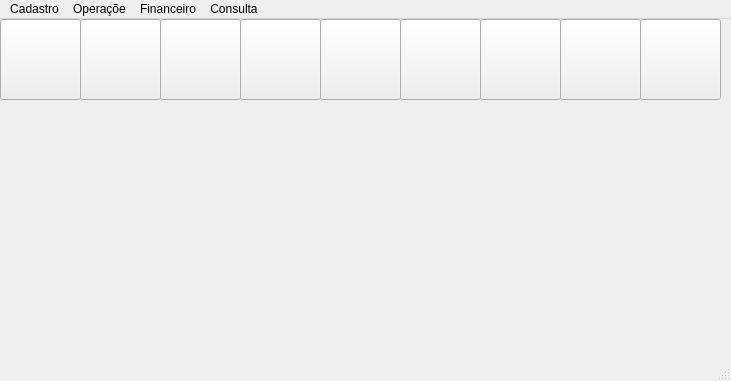
<?xml version="1.0" encoding="UTF-8"?>
<ui version="4.0">
 <class>MainWindow</class>
 <widget class="QMainWindow" name="MainWindow">
  <property name="geometry">
   <rect>
    <x>0</x>
    <y>0</y>
    <width>731</width>
    <height>381</height>
   </rect>
  </property>
  <property name="windowTitle">
   <string>MainWindow</string>
  </property>
  <widget class="QWidget" name="centralwidget">
   <widget class="QLabel" name="label">
    <property name="geometry">
     <rect>
      <x>260</x>
      <y>200</y>
      <width>191</width>
      <height>81</height>
     </rect>
    </property>
    <property name="styleSheet">
     <string notr="true">image:url(:/logo_empresa/icons/logo_empresa.png)</string>
    </property>
    <property name="text">
     <string/>
    </property>
   </widget>
   <widget class="QPushButton" name="bt_cliente">
    <property name="geometry">
     <rect>
      <x>0</x>
      <y>0</y>
      <width>81</width>
      <height>81</height>
     </rect>
    </property>
    <property name="text">
     <string/>
    </property>
   </widget>
   <widget class="QLabel" name="label_2">
    <property name="geometry">
     <rect>
      <x>10</x>
      <y>10</y>
      <width>61</width>
      <height>51</height>
     </rect>
    </property>
    <property name="styleSheet">
     <string notr="true">image:url(:/icon_cliente/icons/cliente.png)</string>
    </property>
    <property name="text">
     <string/>
    </property>
   </widget>
   <widget class="QPushButton" name="bt_fornecedor">
    <property name="geometry">
     <rect>
      <x>80</x>
      <y>0</y>
      <width>81</width>
      <height>81</height>
     </rect>
    </property>
    <property name="text">
     <string/>
    </property>
   </widget>
   <widget class="QLabel" name="label_3">
    <property name="geometry">
     <rect>
      <x>90</x>
      <y>10</y>
      <width>61</width>
      <height>51</height>
     </rect>
    </property>
    <property name="styleSheet">
     <string notr="true">image:url(:/icon_fornecedor/icons/fornecedor.png)
</string>
    </property>
    <property name="text">
     <string/>
    </property>
   </widget>
   <widget class="QPushButton" name="b_produtos">
    <property name="geometry">
     <rect>
      <x>160</x>
      <y>0</y>
      <width>81</width>
      <height>81</height>
     </rect>
    </property>
    <property name="text">
     <string/>
    </property>
   </widget>
   <widget class="QLabel" name="label_4">
    <property name="geometry">
     <rect>
      <x>170</x>
      <y>10</y>
      <width>61</width>
      <height>51</height>
     </rect>
    </property>
    <property name="styleSheet">
     <string notr="true">image:url(:/icon_produto/icons/produtos.png)</string>
    </property>
    <property name="text">
     <string/>
    </property>
   </widget>
   <widget class="QPushButton" name="bt_vendas">
    <property name="geometry">
     <rect>
      <x>240</x>
      <y>0</y>
      <width>81</width>
      <height>81</height>
     </rect>
    </property>
    <property name="text">
     <string/>
    </property>
   </widget>
   <widget class="QPushButton" name="bt_pagar">
    <property name="geometry">
     <rect>
      <x>320</x>
      <y>0</y>
      <width>81</width>
      <height>81</height>
     </rect>
    </property>
    <property name="text">
     <string/>
    </property>
   </widget>
   <widget class="QPushButton" name="bt_receber">
    <property name="geometry">
     <rect>
      <x>480</x>
      <y>0</y>
      <width>81</width>
      <height>81</height>
     </rect>
    </property>
    <property name="text">
     <string/>
    </property>
   </widget>
   <widget class="QPushButton" name="bt_bancos">
    <property name="geometry">
     <rect>
      <x>400</x>
      <y>0</y>
      <width>81</width>
      <height>81</height>
     </rect>
    </property>
    <property name="text">
     <string/>
    </property>
   </widget>
   <widget class="QPushButton" name="bt_sair">
    <property name="geometry">
     <rect>
      <x>640</x>
      <y>0</y>
      <width>81</width>
      <height>81</height>
     </rect>
    </property>
    <property name="text">
     <string/>
    </property>
   </widget>
   <widget class="QPushButton" name="bt_caixa">
    <property name="geometry">
     <rect>
      <x>560</x>
      <y>0</y>
      <width>81</width>
      <height>81</height>
     </rect>
    </property>
    <property name="text">
     <string/>
    </property>
   </widget>
   <widget class="QLabel" name="label_5">
    <property name="geometry">
     <rect>
      <x>250</x>
      <y>10</y>
      <width>61</width>
      <height>51</height>
     </rect>
    </property>
    <property name="styleSheet">
     <string notr="true">image:url(:/icon_vendas/icons/venda.png)</string>
    </property>
    <property name="text">
     <string/>
    </property>
   </widget>
   <widget class="QLabel" name="label_6">
    <property name="geometry">
     <rect>
      <x>330</x>
      <y>10</y>
      <width>61</width>
      <height>51</height>
     </rect>
    </property>
    <property name="styleSheet">
     <string notr="true">image:url(:/icon_pagar/icons/contasPagar.png)</string>
    </property>
    <property name="text">
     <string/>
    </property>
   </widget>
   <widget class="QLabel" name="label_7">
    <property name="geometry">
     <rect>
      <x>410</x>
      <y>10</y>
      <width>61</width>
      <height>51</height>
     </rect>
    </property>
    <property name="styleSheet">
     <string notr="true">image:url(:/icon_banco/icons/banco.png)</string>
    </property>
    <property name="text">
     <string/>
    </property>
   </widget>
   <widget class="QLabel" name="label_8">
    <property name="geometry">
     <rect>
      <x>490</x>
      <y>10</y>
      <width>61</width>
      <height>51</height>
     </rect>
    </property>
    <property name="styleSheet">
     <string notr="true">image:url(:/icon_receber/icons/receber.png)</string>
    </property>
    <property name="text">
     <string/>
    </property>
   </widget>
   <widget class="QLabel" name="label_9">
    <property name="geometry">
     <rect>
      <x>570</x>
      <y>10</y>
      <width>61</width>
      <height>51</height>
     </rect>
    </property>
    <property name="styleSheet">
     <string notr="true">image:url(:/icon_caixa/icons/caixa.png)</string>
    </property>
    <property name="text">
     <string/>
    </property>
   </widget>
   <widget class="QLabel" name="label_10">
    <property name="geometry">
     <rect>
      <x>650</x>
      <y>10</y>
      <width>61</width>
      <height>51</height>
     </rect>
    </property>
    <property name="styleSheet">
     <string notr="true">image:url(:/icon_sair/icons/sair.png)</string>
    </property>
    <property name="text">
     <string/>
    </property>
   </widget>
  </widget>
  <widget class="QMenuBar" name="menubar">
   <property name="geometry">
    <rect>
     <x>0</x>
     <y>0</y>
     <width>731</width>
     <height>21</height>
    </rect>
   </property>
   <widget class="QMenu" name="menuCadastro">
    <property name="title">
     <string>Cadastro</string>
    </property>
    <addaction name="actionCliente"/>
    <addaction name="actionFornecedor"/>
    <addaction name="actionUsu_rios"/>
   </widget>
   <widget class="QMenu" name="menuOpera_e">
    <property name="title">
     <string>Operaçõe</string>
    </property>
    <widget class="QMenu" name="menuSa_da_de_Produtos">
     <property name="title">
      <string>Saída de Produtos</string>
     </property>
     <addaction name="actionVenda"/>
     <addaction name="actionConsumo_de_Produtos"/>
    </widget>
    <widget class="QMenu" name="menuEstoque">
     <property name="title">
      <string>Estoque</string>
     </property>
     <addaction name="actionSaldo"/>
    </widget>
    <widget class="QMenu" name="menuCompras">
     <property name="title">
      <string>Compras</string>
     </property>
     <addaction name="actionComprar"/>
     <addaction name="actionPedido_de_Compras"/>
     <addaction name="actionCancelar_Compra"/>
    </widget>
    <addaction name="menuSa_da_de_Produtos"/>
    <addaction name="menuEstoque"/>
    <addaction name="menuCompras"/>
   </widget>
   <widget class="QMenu" name="menuFinanceiro">
    <property name="title">
     <string>Financeiro</string>
    </property>
    <addaction name="actionCaixa"/>
    <addaction name="actionContas_Bancos"/>
    <addaction name="actionContas_a_Pagar"/>
    <addaction name="actionContas_Pagas"/>
    <addaction name="actionContas_a_Receber"/>
    <addaction name="actionContas_Recebidas"/>
   </widget>
   <widget class="QMenu" name="menuConsulta">
    <property name="title">
     <string>Consulta</string>
    </property>
    <widget class="QMenu" name="menuVendas">
     <property name="title">
      <string>Vendas</string>
     </property>
     <addaction name="actionGeral"/>
     <addaction name="actionResumido"/>
    </widget>
    <widget class="QMenu" name="menuConsumos">
     <property name="title">
      <string>Consumos</string>
     </property>
     <addaction name="actionGeral_2"/>
     <addaction name="actionResumido_2"/>
    </widget>
    <addaction name="menuVendas"/>
    <addaction name="menuConsumos"/>
   </widget>
   <addaction name="menuCadastro"/>
   <addaction name="menuOpera_e"/>
   <addaction name="menuFinanceiro"/>
   <addaction name="menuConsulta"/>
  </widget>
  <widget class="QStatusBar" name="statusbar"/>
  <action name="actionCliente">
   <property name="text">
    <string>Cliente</string>
   </property>
  </action>
  <action name="actionFornecedor">
   <property name="text">
    <string>Fornecedor</string>
   </property>
  </action>
  <action name="actionUsu_rios">
   <property name="text">
    <string>Usuários</string>
   </property>
  </action>
  <action name="actionVenda">
   <property name="text">
    <string>Venda</string>
   </property>
  </action>
  <action name="actionConsumo_de_Produtos">
   <property name="text">
    <string>Consumo de Produtos</string>
   </property>
  </action>
  <action name="actionSaldo">
   <property name="text">
    <string>Saldo</string>
   </property>
  </action>
  <action name="actionComprar">
   <property name="text">
    <string>Comprar</string>
   </property>
  </action>
  <action name="actionPedido_de_Compras">
   <property name="text">
    <string>Pedido de Compras</string>
   </property>
  </action>
  <action name="actionCancelar_Compra">
   <property name="text">
    <string>Cancelar Compra</string>
   </property>
  </action>
  <action name="actionCaixa">
   <property name="text">
    <string>Caixa</string>
   </property>
  </action>
  <action name="actionContas_Bancos">
   <property name="text">
    <string>Contas Bancos</string>
   </property>
  </action>
  <action name="actionContas_a_Pagar">
   <property name="text">
    <string>Contas a Pagar</string>
   </property>
  </action>
  <action name="actionContas_Pagas">
   <property name="text">
    <string>Contas Pagas</string>
   </property>
  </action>
  <action name="actionContas_a_Receber">
   <property name="text">
    <string>Contas a Receber</string>
   </property>
  </action>
  <action name="actionContas_Recebidas">
   <property name="text">
    <string>Contas Recebidas</string>
   </property>
  </action>
  <action name="actionGeral">
   <property name="text">
    <string>Geral</string>
   </property>
  </action>
  <action name="actionResumido">
   <property name="text">
    <string>Resumido</string>
   </property>
  </action>
  <action name="actionGeral_2">
   <property name="text">
    <string>Geral</string>
   </property>
  </action>
  <action name="actionResumido_2">
   <property name="text">
    <string>Resumido</string>
   </property>
  </action>
 </widget>
 <resources>
  <include location="logo_empresa.qrc"/>
  <include location="icon_sair.qrc"/>
  <include location="icon_caixa.qrc"/>
  <include location="icon_receber.qrc"/>
  <include location="icon_banco.qrc"/>
  <include location="icon_pagar.qrc"/>
  <include location="icon_vendas.qrc"/>
  <include location="icon_produto.qrc"/>
  <include location="icon_fornecedor.qrc"/>
  <include location="icon_cliente.qrc"/>
 </resources>
 <connections/>
</ui>
